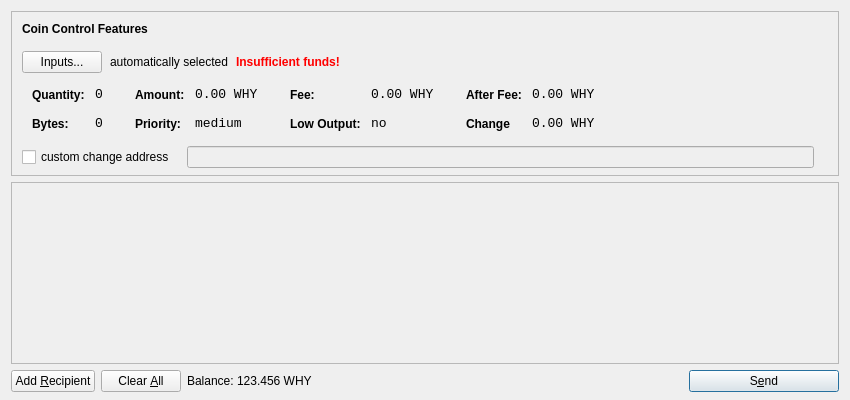
<?xml version="1.0" encoding="UTF-8"?>
<ui version="4.0">
 <class>SendCoinsDialog</class>
 <widget class="QDialog" name="SendCoinsDialog">
  <property name="geometry">
   <rect>
    <x>0</x>
    <y>0</y>
    <width>850</width>
    <height>400</height>
   </rect>
  </property>
  <property name="windowTitle">
   <string>Send Coins</string>
  </property>
  <layout class="QVBoxLayout" name="verticalLayout" stretch="0,1,0">
   <property name="bottomMargin">
    <number>8</number>
   </property>
   <item>
    <widget class="QFrame" name="frameCoinControl">
     <property name="sizePolicy">
      <sizepolicy hsizetype="Expanding" vsizetype="Expanding">
       <horstretch>0</horstretch>
       <verstretch>0</verstretch>
      </sizepolicy>
     </property>
     <property name="maximumSize">
      <size>
       <width>16777215</width>
       <height>16777215</height>
      </size>
     </property>
     <property name="frameShape">
      <enum>QFrame::StyledPanel</enum>
     </property>
     <property name="frameShadow">
      <enum>QFrame::Sunken</enum>
     </property>
     <layout class="QVBoxLayout" name="verticalLayoutCoinControl2">
      <property name="spacing">
       <number>-1</number>
      </property>
      <property name="leftMargin">
       <number>0</number>
      </property>
      <property name="topMargin">
       <number>0</number>
      </property>
      <property name="rightMargin">
       <number>0</number>
      </property>
      <property name="bottomMargin">
       <number>6</number>
      </property>
      <item>
       <layout class="QVBoxLayout" name="verticalLayoutCoinControl" stretch="0,0,0,0,1">
        <property name="spacing">
         <number>0</number>
        </property>
        <property name="leftMargin">
         <number>10</number>
        </property>
        <property name="topMargin">
         <number>10</number>
        </property>
        <item>
         <layout class="QHBoxLayout" name="horizontalLayoutCoinControl1">
          <property name="bottomMargin">
           <number>15</number>
          </property>
          <item>
           <widget class="QLabel" name="labelCoinControlFeatures">
            <property name="sizePolicy">
             <sizepolicy hsizetype="Preferred" vsizetype="Maximum">
              <horstretch>0</horstretch>
              <verstretch>0</verstretch>
             </sizepolicy>
            </property>
            <property name="font">
             <font>
              <weight>75</weight>
              <bold>true</bold>
             </font>
            </property>
            <property name="styleSheet">
             <string notr="true">font-weight:bold;</string>
            </property>
            <property name="text">
             <string>Coin Control Features</string>
            </property>
           </widget>
          </item>
         </layout>
        </item>
        <item>
         <layout class="QHBoxLayout" name="horizontalLayoutCoinControl2" stretch="0,0,0,0">
          <property name="spacing">
           <number>8</number>
          </property>
          <property name="bottomMargin">
           <number>10</number>
          </property>
          <item>
           <widget class="QPushButton" name="pushButtonCoinControl">
            <property name="styleSheet">
             <string notr="true"/>
            </property>
            <property name="text">
             <string>Inputs...</string>
            </property>
           </widget>
          </item>
          <item>
           <widget class="QLabel" name="labelCoinControlAutomaticallySelected">
            <property name="text">
             <string>automatically selected</string>
            </property>
            <property name="margin">
             <number>5</number>
            </property>
           </widget>
          </item>
          <item>
           <widget class="QLabel" name="labelCoinControlInsuffFunds">
            <property name="font">
             <font>
              <weight>75</weight>
              <bold>true</bold>
             </font>
            </property>
            <property name="styleSheet">
             <string notr="true">color:red;font-weight:bold;</string>
            </property>
            <property name="text">
             <string>Insufficient funds!</string>
            </property>
            <property name="margin">
             <number>5</number>
            </property>
           </widget>
          </item>
          <item>
           <spacer name="horizontalSpacerCoinControl">
            <property name="orientation">
             <enum>Qt::Horizontal</enum>
            </property>
            <property name="sizeHint" stdset="0">
             <size>
              <width>40</width>
              <height>1</height>
             </size>
            </property>
           </spacer>
          </item>
         </layout>
        </item>
        <item>
         <widget class="QWidget" name="widgetCoinControl" native="true">
          <property name="sizePolicy">
           <sizepolicy hsizetype="Preferred" vsizetype="Preferred">
            <horstretch>0</horstretch>
            <verstretch>0</verstretch>
           </sizepolicy>
          </property>
          <property name="minimumSize">
           <size>
            <width>0</width>
            <height>0</height>
           </size>
          </property>
          <property name="styleSheet">
           <string notr="true"/>
          </property>
          <layout class="QHBoxLayout" name="horizontalLayoutCoinControl5">
           <property name="margin">
            <number>0</number>
           </property>
           <item>
            <layout class="QHBoxLayout" name="horizontalLayoutCoinControl3" stretch="0,0,0,1">
             <property name="spacing">
              <number>20</number>
             </property>
             <property name="topMargin">
              <number>0</number>
             </property>
             <property name="bottomMargin">
              <number>10</number>
             </property>
             <item>
              <layout class="QFormLayout" name="formLayoutCoinControl1">
               <property name="horizontalSpacing">
                <number>10</number>
               </property>
               <property name="verticalSpacing">
                <number>14</number>
               </property>
               <property name="leftMargin">
                <number>10</number>
               </property>
               <property name="topMargin">
                <number>4</number>
               </property>
               <property name="rightMargin">
                <number>6</number>
               </property>
               <item row="0" column="0">
                <widget class="QLabel" name="labelCoinControlQuantityText">
                 <property name="styleSheet">
                  <string notr="true">font-weight:bold;</string>
                 </property>
                 <property name="text">
                  <string>Quantity:</string>
                 </property>
                 <property name="margin">
                  <number>0</number>
                 </property>
                </widget>
               </item>
               <item row="0" column="1">
                <widget class="QLabel" name="labelCoinControlQuantity">
                 <property name="font">
                  <font>
                   <family>Monospace</family>
                   <pointsize>10</pointsize>
                  </font>
                 </property>
                 <property name="cursor">
                  <cursorShape>IBeamCursor</cursorShape>
                 </property>
                 <property name="contextMenuPolicy">
                  <enum>Qt::ActionsContextMenu</enum>
                 </property>
                 <property name="text">
                  <string>0</string>
                 </property>
                 <property name="margin">
                  <number>0</number>
                 </property>
                 <property name="textInteractionFlags">
                  <set>Qt::LinksAccessibleByMouse|Qt::TextSelectableByKeyboard|Qt::TextSelectableByMouse</set>
                 </property>
                </widget>
               </item>
               <item row="1" column="0">
                <widget class="QLabel" name="labelCoinControlBytesText">
                 <property name="styleSheet">
                  <string notr="true">font-weight:bold;</string>
                 </property>
                 <property name="text">
                  <string>Bytes:</string>
                 </property>
                </widget>
               </item>
               <item row="1" column="1">
                <widget class="QLabel" name="labelCoinControlBytes">
                 <property name="font">
                  <font>
                   <family>Monospace</family>
                   <pointsize>10</pointsize>
                  </font>
                 </property>
                 <property name="cursor">
                  <cursorShape>IBeamCursor</cursorShape>
                 </property>
                 <property name="contextMenuPolicy">
                  <enum>Qt::ActionsContextMenu</enum>
                 </property>
                 <property name="text">
                  <string>0</string>
                 </property>
                 <property name="textInteractionFlags">
                  <set>Qt::LinksAccessibleByMouse|Qt::TextSelectableByKeyboard|Qt::TextSelectableByMouse</set>
                 </property>
                </widget>
               </item>
              </layout>
             </item>
             <item>
              <layout class="QFormLayout" name="formLayoutCoinControl2">
               <property name="horizontalSpacing">
                <number>10</number>
               </property>
               <property name="verticalSpacing">
                <number>14</number>
               </property>
               <property name="leftMargin">
                <number>6</number>
               </property>
               <property name="topMargin">
                <number>4</number>
               </property>
               <property name="rightMargin">
                <number>6</number>
               </property>
               <item row="0" column="0">
                <widget class="QLabel" name="labelCoinControlAmountText">
                 <property name="styleSheet">
                  <string notr="true">font-weight:bold;</string>
                 </property>
                 <property name="text">
                  <string>Amount:</string>
                 </property>
                 <property name="margin">
                  <number>0</number>
                 </property>
                </widget>
               </item>
               <item row="0" column="1">
                <widget class="QLabel" name="labelCoinControlAmount">
                 <property name="font">
                  <font>
                   <family>Monospace</family>
                   <pointsize>10</pointsize>
                  </font>
                 </property>
                 <property name="cursor">
                  <cursorShape>IBeamCursor</cursorShape>
                 </property>
                 <property name="contextMenuPolicy">
                  <enum>Qt::ActionsContextMenu</enum>
                 </property>
                 <property name="text">
                  <string notr="true">0.00 WHY</string>
                 </property>
                 <property name="textInteractionFlags">
                  <set>Qt::LinksAccessibleByMouse|Qt::TextSelectableByKeyboard|Qt::TextSelectableByMouse</set>
                 </property>
                </widget>
               </item>
               <item row="1" column="0">
                <widget class="QLabel" name="labelCoinControlPriorityText">
                 <property name="styleSheet">
                  <string notr="true">font-weight:bold;</string>
                 </property>
                 <property name="text">
                  <string>Priority:</string>
                 </property>
                </widget>
               </item>
               <item row="1" column="1">
                <widget class="QLabel" name="labelCoinControlPriority">
                 <property name="font">
                  <font>
                   <family>Monospace</family>
                   <pointsize>10</pointsize>
                  </font>
                 </property>
                 <property name="cursor">
                  <cursorShape>IBeamCursor</cursorShape>
                 </property>
                 <property name="contextMenuPolicy">
                  <enum>Qt::ActionsContextMenu</enum>
                 </property>
                 <property name="text">
                  <string>medium</string>
                 </property>
                 <property name="textInteractionFlags">
                  <set>Qt::LinksAccessibleByMouse|Qt::TextSelectableByKeyboard|Qt::TextSelectableByMouse</set>
                 </property>
                </widget>
               </item>
              </layout>
             </item>
             <item>
              <layout class="QFormLayout" name="formLayoutCoinControl3">
               <property name="horizontalSpacing">
                <number>10</number>
               </property>
               <property name="verticalSpacing">
                <number>14</number>
               </property>
               <property name="leftMargin">
                <number>6</number>
               </property>
               <property name="topMargin">
                <number>4</number>
               </property>
               <property name="rightMargin">
                <number>6</number>
               </property>
               <item row="0" column="0">
                <widget class="QLabel" name="labelCoinControlFeeText">
                 <property name="styleSheet">
                  <string notr="true">font-weight:bold;</string>
                 </property>
                 <property name="text">
                  <string>Fee:</string>
                 </property>
                 <property name="margin">
                  <number>0</number>
                 </property>
                </widget>
               </item>
               <item row="0" column="1">
                <widget class="QLabel" name="labelCoinControlFee">
                 <property name="font">
                  <font>
                   <family>Monospace</family>
                   <pointsize>10</pointsize>
                  </font>
                 </property>
                 <property name="cursor">
                  <cursorShape>IBeamCursor</cursorShape>
                 </property>
                 <property name="contextMenuPolicy">
                  <enum>Qt::ActionsContextMenu</enum>
                 </property>
                 <property name="text">
                  <string notr="true">0.00 WHY</string>
                 </property>
                 <property name="textInteractionFlags">
                  <set>Qt::LinksAccessibleByMouse|Qt::TextSelectableByKeyboard|Qt::TextSelectableByMouse</set>
                 </property>
                </widget>
               </item>
               <item row="1" column="0">
                <widget class="QLabel" name="labelCoinControlLowOutputText">
                 <property name="styleSheet">
                  <string notr="true">font-weight:bold;</string>
                 </property>
                 <property name="text">
                  <string>Low Output:</string>
                 </property>
                </widget>
               </item>
               <item row="1" column="1">
                <widget class="QLabel" name="labelCoinControlLowOutput">
                 <property name="font">
                  <font>
                   <family>Monospace</family>
                   <pointsize>10</pointsize>
                  </font>
                 </property>
                 <property name="cursor">
                  <cursorShape>IBeamCursor</cursorShape>
                 </property>
                 <property name="contextMenuPolicy">
                  <enum>Qt::ActionsContextMenu</enum>
                 </property>
                 <property name="text">
                  <string>no</string>
                 </property>
                 <property name="textInteractionFlags">
                  <set>Qt::LinksAccessibleByMouse|Qt::TextSelectableByKeyboard|Qt::TextSelectableByMouse</set>
                 </property>
                </widget>
               </item>
              </layout>
             </item>
             <item>
              <layout class="QFormLayout" name="formLayoutCoinControl4">
               <property name="horizontalSpacing">
                <number>10</number>
               </property>
               <property name="verticalSpacing">
                <number>14</number>
               </property>
               <property name="leftMargin">
                <number>6</number>
               </property>
               <property name="topMargin">
                <number>4</number>
               </property>
               <property name="rightMargin">
                <number>6</number>
               </property>
               <item row="0" column="0">
                <widget class="QLabel" name="labelCoinControlAfterFeeText">
                 <property name="styleSheet">
                  <string notr="true">font-weight:bold;</string>
                 </property>
                 <property name="text">
                  <string>After Fee:</string>
                 </property>
                 <property name="margin">
                  <number>0</number>
                 </property>
                </widget>
               </item>
               <item row="0" column="1">
                <widget class="QLabel" name="labelCoinControlAfterFee">
                 <property name="font">
                  <font>
                   <family>Monospace</family>
                   <pointsize>10</pointsize>
                  </font>
                 </property>
                 <property name="cursor">
                  <cursorShape>IBeamCursor</cursorShape>
                 </property>
                 <property name="contextMenuPolicy">
                  <enum>Qt::ActionsContextMenu</enum>
                 </property>
                 <property name="text">
                  <string notr="true">0.00 WHY</string>
                 </property>
                 <property name="textInteractionFlags">
                  <set>Qt::LinksAccessibleByMouse|Qt::TextSelectableByKeyboard|Qt::TextSelectableByMouse</set>
                 </property>
                </widget>
               </item>
               <item row="1" column="0">
                <widget class="QLabel" name="labelCoinControlChangeText">
                 <property name="styleSheet">
                  <string notr="true">font-weight:bold;</string>
                 </property>
                 <property name="text">
                  <string>Change</string>
                 </property>
                </widget>
               </item>
               <item row="1" column="1">
                <widget class="QLabel" name="labelCoinControlChange">
                 <property name="font">
                  <font>
                   <family>Monospace</family>
                   <pointsize>10</pointsize>
                  </font>
                 </property>
                 <property name="cursor">
                  <cursorShape>IBeamCursor</cursorShape>
                 </property>
                 <property name="contextMenuPolicy">
                  <enum>Qt::ActionsContextMenu</enum>
                 </property>
                 <property name="text">
                  <string notr="true">0.00 WHY</string>
                 </property>
                 <property name="textInteractionFlags">
                  <set>Qt::LinksAccessibleByMouse|Qt::TextSelectableByKeyboard|Qt::TextSelectableByMouse</set>
                 </property>
                </widget>
               </item>
              </layout>
             </item>
            </layout>
           </item>
          </layout>
         </widget>
        </item>
        <item>
         <layout class="QHBoxLayout" name="horizontalLayoutCoinControl4" stretch="0,0,0">
          <property name="spacing">
           <number>12</number>
          </property>
          <property name="sizeConstraint">
           <enum>QLayout::SetDefaultConstraint</enum>
          </property>
          <property name="topMargin">
           <number>5</number>
          </property>
          <property name="rightMargin">
           <number>5</number>
          </property>
          <item>
           <widget class="QCheckBox" name="checkBoxCoinControlChange">
            <property name="text">
             <string>custom change address</string>
            </property>
           </widget>
          </item>
          <item>
           <widget class="QLineEdit" name="lineEditCoinControlChange">
            <property name="enabled">
             <bool>false</bool>
            </property>
            <property name="sizePolicy">
             <sizepolicy hsizetype="Expanding" vsizetype="Fixed">
              <horstretch>0</horstretch>
              <verstretch>0</verstretch>
             </sizepolicy>
            </property>
           </widget>
          </item>
          <item>
           <widget class="QLabel" name="labelCoinControlChangeLabel">
            <property name="sizePolicy">
             <sizepolicy hsizetype="Preferred" vsizetype="Expanding">
              <horstretch>0</horstretch>
              <verstretch>0</verstretch>
             </sizepolicy>
            </property>
            <property name="minimumSize">
             <size>
              <width>0</width>
              <height>0</height>
             </size>
            </property>
            <property name="text">
             <string/>
            </property>
            <property name="margin">
             <number>3</number>
            </property>
           </widget>
          </item>
         </layout>
        </item>
        <item>
         <spacer name="verticalSpacerCoinControl">
          <property name="orientation">
           <enum>Qt::Vertical</enum>
          </property>
          <property name="sizeHint" stdset="0">
           <size>
            <width>800</width>
            <height>1</height>
           </size>
          </property>
         </spacer>
        </item>
       </layout>
      </item>
     </layout>
    </widget>
   </item>
   <item>
    <widget class="QScrollArea" name="scrollArea">
     <property name="widgetResizable">
      <bool>true</bool>
     </property>
     <widget class="QWidget" name="scrollAreaWidgetContents">
      <property name="geometry">
       <rect>
        <x>0</x>
        <y>0</y>
        <width>830</width>
        <height>165</height>
       </rect>
      </property>
      <layout class="QVBoxLayout" name="verticalLayout_2">
       <property name="margin">
        <number>0</number>
       </property>
       <item>
        <layout class="QVBoxLayout" name="entries">
         <property name="spacing">
          <number>6</number>
         </property>
        </layout>
       </item>
       <item>
        <spacer name="verticalSpacer">
         <property name="orientation">
          <enum>Qt::Vertical</enum>
         </property>
         <property name="sizeHint" stdset="0">
          <size>
           <width>20</width>
           <height>40</height>
          </size>
         </property>
        </spacer>
       </item>
      </layout>
     </widget>
    </widget>
   </item>
   <item>
    <layout class="QHBoxLayout" name="horizontalLayout">
     <item>
      <widget class="QPushButton" name="addButton">
       <property name="toolTip">
        <string>Send to multiple recipients at once</string>
       </property>
       <property name="text">
        <string>Add &amp;Recipient</string>
       </property>
       <property name="autoDefault">
        <bool>false</bool>
       </property>
      </widget>
     </item>
     <item>
      <widget class="QPushButton" name="clearButton">
       <property name="sizePolicy">
        <sizepolicy hsizetype="Minimum" vsizetype="Fixed">
         <horstretch>0</horstretch>
         <verstretch>0</verstretch>
        </sizepolicy>
       </property>
       <property name="toolTip">
        <string>Remove all transaction fields</string>
       </property>
       <property name="text">
        <string>Clear &amp;All</string>
       </property>
       <property name="autoRepeatDelay">
        <number>300</number>
       </property>
       <property name="autoDefault">
        <bool>false</bool>
       </property>
      </widget>
     </item>
     <item>
      <layout class="QHBoxLayout" name="horizontalLayout_2">
       <property name="spacing">
        <number>3</number>
       </property>
       <item>
        <widget class="QLabel" name="label">
         <property name="sizePolicy">
          <sizepolicy hsizetype="Preferred" vsizetype="Fixed">
           <horstretch>0</horstretch>
           <verstretch>0</verstretch>
          </sizepolicy>
         </property>
         <property name="text">
          <string>Balance:</string>
         </property>
        </widget>
       </item>
       <item>
        <widget class="QLabel" name="labelBalance">
         <property name="sizePolicy">
          <sizepolicy hsizetype="Preferred" vsizetype="Fixed">
           <horstretch>0</horstretch>
           <verstretch>0</verstretch>
          </sizepolicy>
         </property>
         <property name="cursor">
          <cursorShape>IBeamCursor</cursorShape>
         </property>
         <property name="text">
          <string notr="true">123.456 WHY</string>
         </property>
         <property name="textInteractionFlags">
          <set>Qt::LinksAccessibleByMouse|Qt::TextSelectableByKeyboard|Qt::TextSelectableByMouse</set>
         </property>
        </widget>
       </item>
      </layout>
     </item>
     <item>
      <spacer name="horizontalSpacer">
       <property name="orientation">
        <enum>Qt::Horizontal</enum>
       </property>
       <property name="sizeHint" stdset="0">
        <size>
         <width>40</width>
         <height>20</height>
        </size>
       </property>
      </spacer>
     </item>
     <item>
      <widget class="QPushButton" name="sendButton">
       <property name="minimumSize">
        <size>
         <width>150</width>
         <height>0</height>
        </size>
       </property>
       <property name="toolTip">
        <string>Confirm the send action</string>
       </property>
       <property name="text">
        <string>S&amp;end</string>
       </property>
       <property name="icon">
        <iconset resource="../bitcoin.qrc">
         <normaloff>:/icons/send</normaloff>:/icons/send</iconset>
       </property>
       <property name="default">
        <bool>true</bool>
       </property>
      </widget>
     </item>
    </layout>
   </item>
  </layout>
 </widget>
 <resources>
  <include location="../bitcoin.qrc"/>
 </resources>
 <connections/>
</ui>
